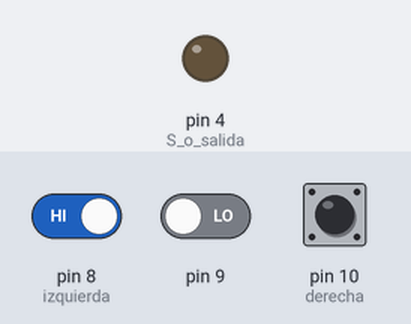
The sketch below on a simulated Arduino Uno, built with avr-gcc and run on an emulated ATmega328P. Shown: output pins drawn as LEDs (lit = HIGH). The test bench sets the inputs (shaded band); at power-on: pin 8 (izquierda) HIGH, pin 9 LOW, pin 10 (derecha) HIGH.

Above: at 1.2 s.
1.3 s: pin 8 (izquierda) driven LOW
At 2.5 s:
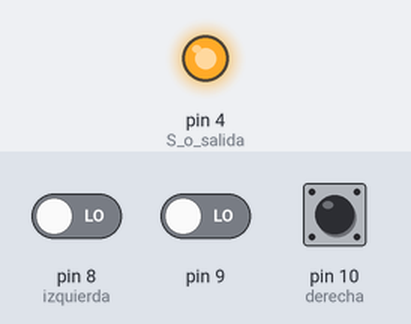
2.8 s: pin 8 (izquierda) driven HIGH
At 3.7 s:
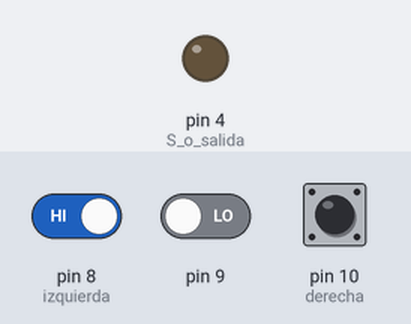
4.3 s: pin 9 driven HIGH
At 4.8 s:
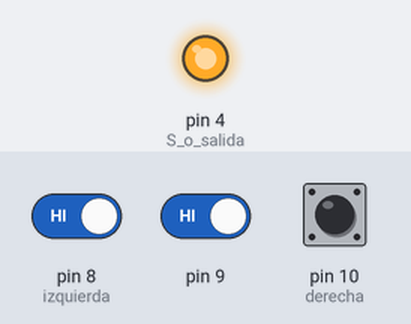
Timing chart, 0 to 7.3 s (numbered marks = the images above; inputs shaded):
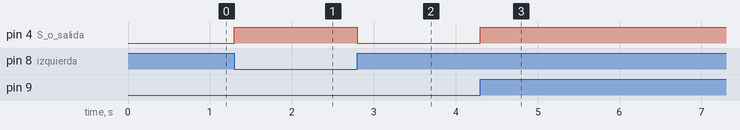

The sketch:

Motor.ino
```cpp
void setup() {
  pinMode(8,INPUT); // izquierda
  pinMode(9,INPUT); // L
  pinMode(10,INPUT); // derecha
  pinMode(4,OUTPUT); // S o salida
}

void loop() {
  // 0 = low
  // 1 = high
  if ((digitalRead(8)== LOW && digitalRead(10)== LOW) || (digitalRead(8)== HIGH && digitalRead(10)== HIGH)){
    if (digitalRead(9) == HIGH){
      digitalWrite(4,HIGH);
    }else{
      digitalWrite(4,LOW);
    }
  }else{
    if (digitalRead(10)== HIGH){
      digitalWrite(4,HIGH);
    }else{
      digitalWrite(4,LOW);
    }
  }
}
```

Measured:
- after the input at 1.3 s, pin 4 (S_o_salida): LOW → HIGH at once
- after the input at 2.8 s, pin 4 (S_o_salida): HIGH → LOW at once
- after the input at 4.3 s, pin 4 (S_o_salida): LOW → HIGH at once
